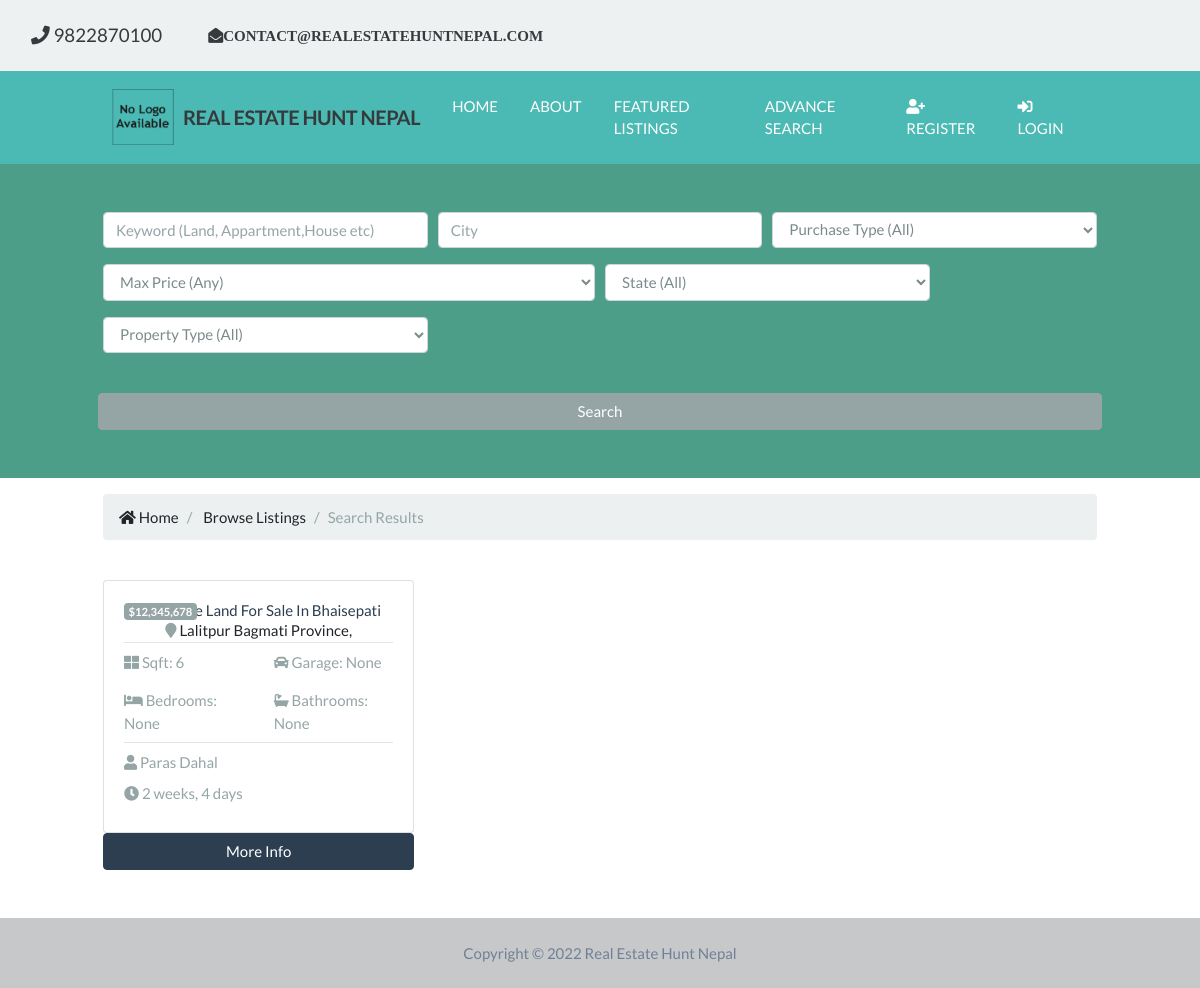
Page /listing/search on the earlier database version.
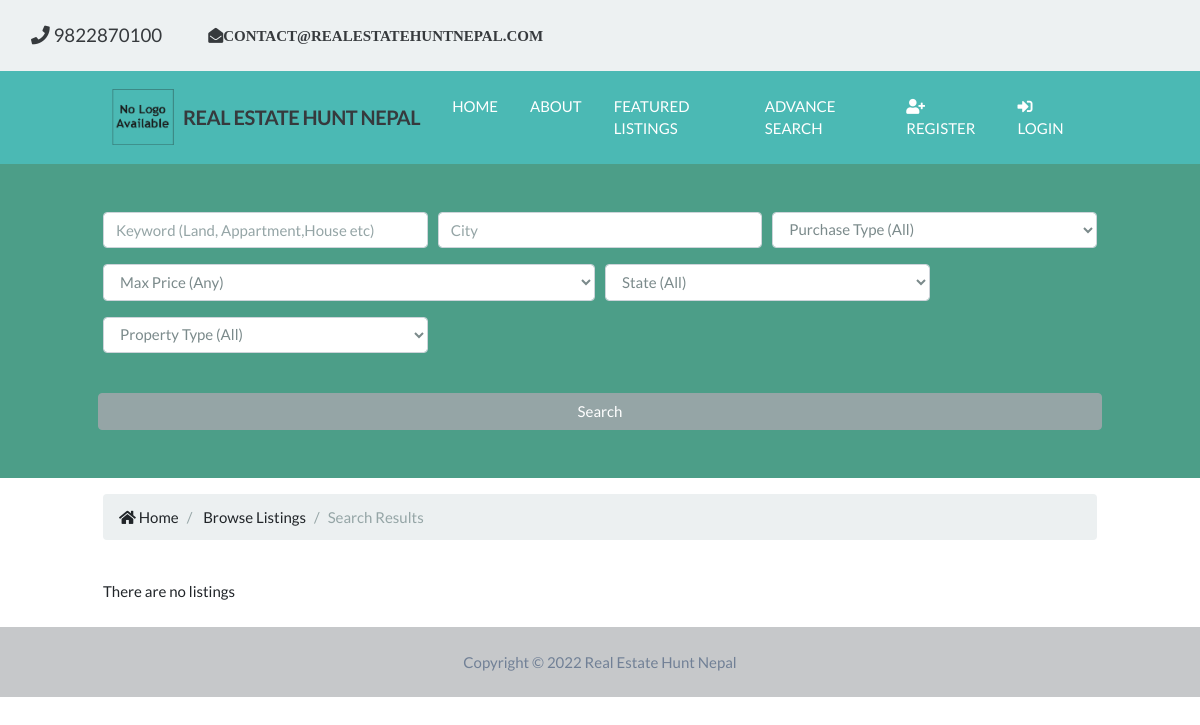
Same page on the later database version.
### appartment_listing/models.py (models this page shows, shortened)
class Listings(models.Model):
    listing_id = models.AutoField(
        verbose_name='ID',
        primary_key=True,
    )
    realtor_id = models.ForeignKey(Realtors, on_delete=models.DO_NOTHING)
    listing_title = models.CharField(
        max_length=100,
        verbose_name='Title',
    )
    state = models.CharField(max_length=100, verbose_name='State')
    district = models.CharField(max_length=100, verbose_name='District')
    city = models.CharField(max_length=100, verbose_name='City')
    description = models.TextField(blank=True, verbose_name='Description')
    price = models.DecimalField(
        verbose_name='Price', max_digits=15, decimal_places=5)
    purchaseType = models.CharField(
        max_length=8, default='Buy', verbose_name='PurchaseType')
    propertyType = models.CharField(
        max_length=15, default='House', verbose_name='PropertyType')
    bedroom = models.IntegerField(
        verbose_name='Bedroom', default=None, blank=True, null=True)
    bathroom = models.IntegerField(
        verbose_name='Bathroom', default=None, blank=True, null=True)
    garage = models.IntegerField(
        verbose_name='Garage', default=None, blank=True, null=True)
    sqft = models.IntegerField(
        verbose_name='Sqft', default=None, blank=True, null=True)
    photo_main = models.ImageField(
        upload_to='photos/%Y/%m/%d/', verbose_name='Main Photo', default=None, blank=True, null=True)
    is_published = models.BooleanField(default=True, verbose_name='Published')
    list_date = models.DateTimeField(
        default=datetime.now, blank=True, verbose_name='List Date')
    class Meta():
        verbose_name = 'Listing'
        verbose_name_plural = 'Listings'

### realtor/models.py (models this page shows, shortened)
class Realtors(models.Model):
    realtor_id = models.BigAutoField(primary_key=True)
    first_name = models.CharField(
        max_length=200, verbose_name='First Name')
    last_name = models.CharField(
        max_length=200, verbose_name='Last Name')
    photo = models.ImageField(
        verbose_name='Realtor Photo', upload_to='realtor/%Y/%m/%d/')
    description = models.TextField(blank=True, verbose_name='Description')
    phone = models.CharField(max_length=50, verbose_name='Phone Number')
    email = models.EmailField(verbose_name='EMAIL')
    is_mvp = models.BooleanField(default=False, verbose_name='MVP')
    hire_date = models.DateTimeField(default=datetime.now, blank=True)
    created_at = models.DateTimeField(
        verbose_name='Created At', editable=False)
    updated_at = models.DateTimeField(
        verbose_name='Updated At', editable=False)
    class Meta:
        verbose_name = 'Realtor'
        verbose_name_plural = 'Realtors'
    def __str__(self):
        return self.first_name + ' ' + self.last_name

### appartment_listing/views.py (the view)
# urls.py: path('search', views.search, name='search'),
def search(request):
    title = 'Search Result'
    template = 'listing/search.html'
    queryset_list = Listings.objects.order_by('-list_date')
    if 'keywords' in request.GET:
        keywords = request.GET['keywords']
        if keywords:
            queryset_list = queryset_list.filter(
                description__icontains=keywords)
    if 'city' in request.GET:
        city = request.GET['city']
        if city:
            queryset_list = queryset_list.filter(
                city__iexact=city)
    if 'state' in request.GET:
        state = request.GET['state']
        if state:
            queryset_list = queryset_list.filter(
                state__iexact=state)
    if 'purchaseType' in request.GET:
        purchaseType = request.GET['purchaseType']
        if purchaseType:
            queryset_list = queryset_list.filter(
                purchaseType__iexact=purchaseType)
    if 'propertyType' in request.GET:
        propertyType = request.GET['propertyType']
        if propertyType:
            queryset_list = queryset_list.filter(
                propertyType__iexact=propertyType)
    if 'price' in request.GET:
        price = request.GET['price']
        if price:
            queryset_list = queryset_list.filter(
                price__lte=price)
    context = {'title': title,
               'listings': queryset_list,
               'state_choices': state_choices,
               'purchase_choices': purchase_choices,
               'property_choices': property_choices,
               'price_choices': price_choices,
               }
    return render(request, template, context)

### appartment_listing/templates/listing/search.html (shortened to what the changed rows need)
{% extends 'header/base.html' %}
{% load static %}
{% load humanize %}
{% block content %}
<section id="listings" class="py-4">
  <div class="container">
    <div class="row">
      {% if listings %} {% for listing in listings %}
      <div class="col-md-6 col-lg-4 mb-4">
        <div class="card">
          <div class="card-img-overlay">
            <h2>
              <span class="badge badge-secondary text-white"
                >${{listing.price | floatformat:0 | intcomma}}</span
              >
            </h2>
          </div>
          <div class="card-body">
            <div class="listing-heading text-center">
              <h4 class="text-primary">{{listing.listing_title}}</h4>
              <p>
                <i class="fas fa-map-marker text-secondary"></i>
                {{listing.city}} {{listing.state}}, {{listing.zipcode}}
              </p>
            </div>
            <hr />
            <div class="row py-2 text-secondary">
              <div class="col-6">
                <i class="fas fa-th-large"></i> Sqft: {{listing.sqft}}
              </div>
              <div class="col-6">
                <i class="fas fa-car"></i> Garage: {{listing.garage}}
              </div>
            </div>
            <div class="row py-2 text-secondary">
              <div class="col-6">
                <i class="fas fa-bed"></i> Bedrooms: {{listing.bedroom}}
              </div>
              <div class="col-6">
                <i class="fas fa-bath"></i> Bathrooms: {{listing.bathroom}}
              </div>
            </div>
            <hr />
            <div class="row py-2 text-secondary">
              <div class="col-12">
                <i class="fas fa-user"></i> {{listing.realtor_id}}
              </div>
            </div>
            <div class="row text-secondary pb-2">
              <div class="col-6">
                <i class="fas fa-clock"></i> {{ listing.list_date | timesince }}
              </div>
            </div>
          </div>
        </div>
        <a
              href="{% url 'listing:detail' listing.listing_id %}"
              class="btn btn-primary btn-block"
              >More Info</a
            >
      </div>
      {% endfor %} {% else %}
      <div class="col-md-12">
        <p>There are no listings</p>
      </div>
      {% endif %}
    </div>
  </div>
</section>
{% endblock %}

Differences in the rows shown:
removed Listings: price "12,345,678", listing_title "Attractive Land For Sale In Bhaisepati", city "Lalitpur", state "Bagmati Province", sqft "6", garage "None", bedroom "None", bathroom "None", realtor_id "Paras Dahal", list_date "2 weeks, 4 days"
Other differences:
text now shown: "There are no listings"
